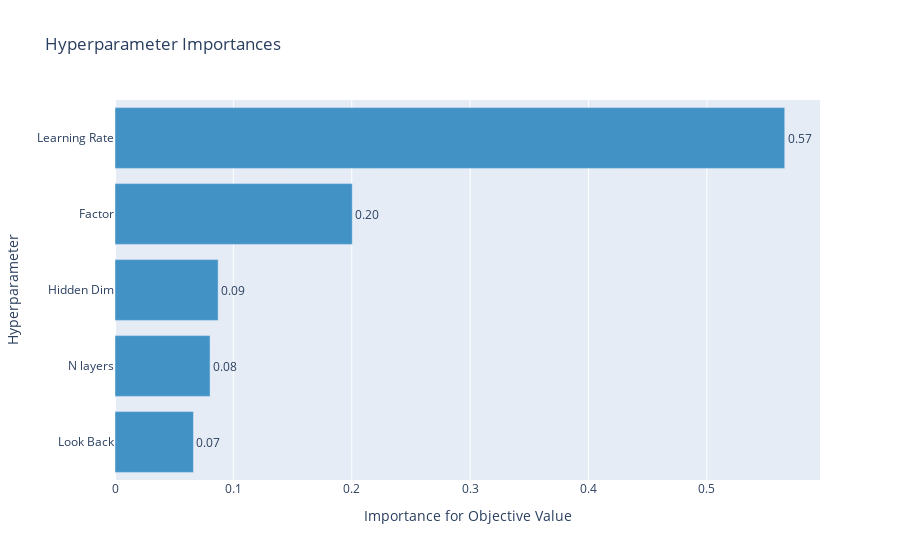

The code cell stored with this chart in its notebook:
### Code cell
optuna.visualization.plot_param_importances(study_gru)

### Figure 1 — Plotly figure (JSON) as saved in the notebook; plotly's stock layout.template omitted (floating-point values rounded to 4 significant figures)
{"data": [{"cliponaxis": false, "hovertemplate": ["Look Back (IntUniformDistribution): 0.0662848741868304<extra></extra>", "N layers (IntUniformDistribution): 0.08031730459601569<extra></extra>", "Hidden Dim (IntLogUniformDistribution): 0.08715116871850032<extra></extra>", "Factor (LogUniformDistribution): 0.2004562691410323<extra></extra>", "Learning Rate (LogUniformDistribution): 0.5657903833576213<extra></extra>"], "marker": {"color": "rgb(66,146,198)"}, "orientation": "h", "text": ["0.0662848741868304", "0.08031730459601569", "0.08715116871850032", "0.2004562691410323", "0.5657903833576213"], "textposition": "outside", "texttemplate": "%{text:.2f}", "type": "bar", "x": [0.06628, 0.08032, 0.08715, 0.2005, 0.5658], "y": ["Look Back", "N layers", "Hidden Dim", "Factor", "Learning Rate"]}], "layout": {"showlegend": false, "title": {"text": "Hyperparameter Importances"}, "xaxis": {"title": {"text": "Importance for Objective Value"}}, "yaxis": {"title": {"text": "Hyperparameter"}}}}
